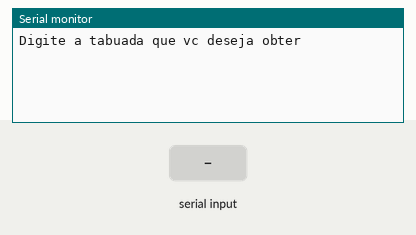
Recording of a sketch running on a simulated Arduino Uno, built with avr-gcc and run on an emulated ATmega328P. Parts: the last lines printed to the serial monitor. Inputs (shaded band) come from the test bench.

Above: at 1.2 s.
1.3 s: "90,45\n" received over Serial
At 1.41 s:
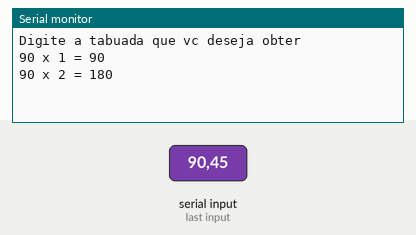
2.9 s: "30,150\n" received over Serial
At 3.59 s:
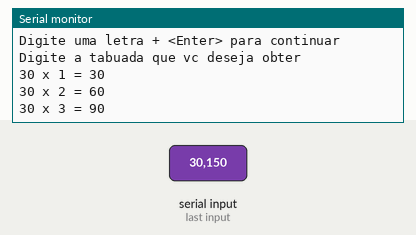
Timing chart, 0 to 5.9 s (numbered marks = the images above; inputs shaded):
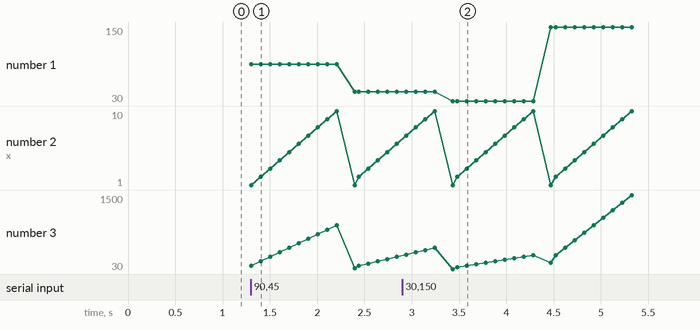

The sketch:

desafio_tabuada1.ino
```cpp
// C++ code

int N1 = 1;
int numero1 = 1;
int resultado;


void setup()
{
 Serial.begin (9600);
}
//inicialização das variáveis

void loop()
{

  Serial.println("Digite a tabuada que vc deseja obter");
  while (! Serial.available());
  numero1 = Serial.parseInt();


  for (int ContadorDoFor = 1; ContadorDoFor <= 10; ContadorDoFor++){

  N1 = numero1;

  resultado = N1 * ContadorDoFor;

    Serial.println(String(numero1) + " x " + String(ContadorDoFor) + " = " + String(resultado));

    delay (100);
  }

  Serial.println("Digite uma letra + <Enter> para continuar");
  while (! Serial.available() );

  Serial.println();
  Serial.println();

  Serial.read();
  } 
```

Measured:
- after the input at 1.3 s, the serial monitor: prints a new line at once (image 1)
- after the input at 2.9 s, the serial monitor: prints a new line after 0.53 s (image 2)
- plotted number 1: 45 → 150 after the input at 2.9 s
- plotted number 3: 270 → 1500 after the input at 2.9 s
